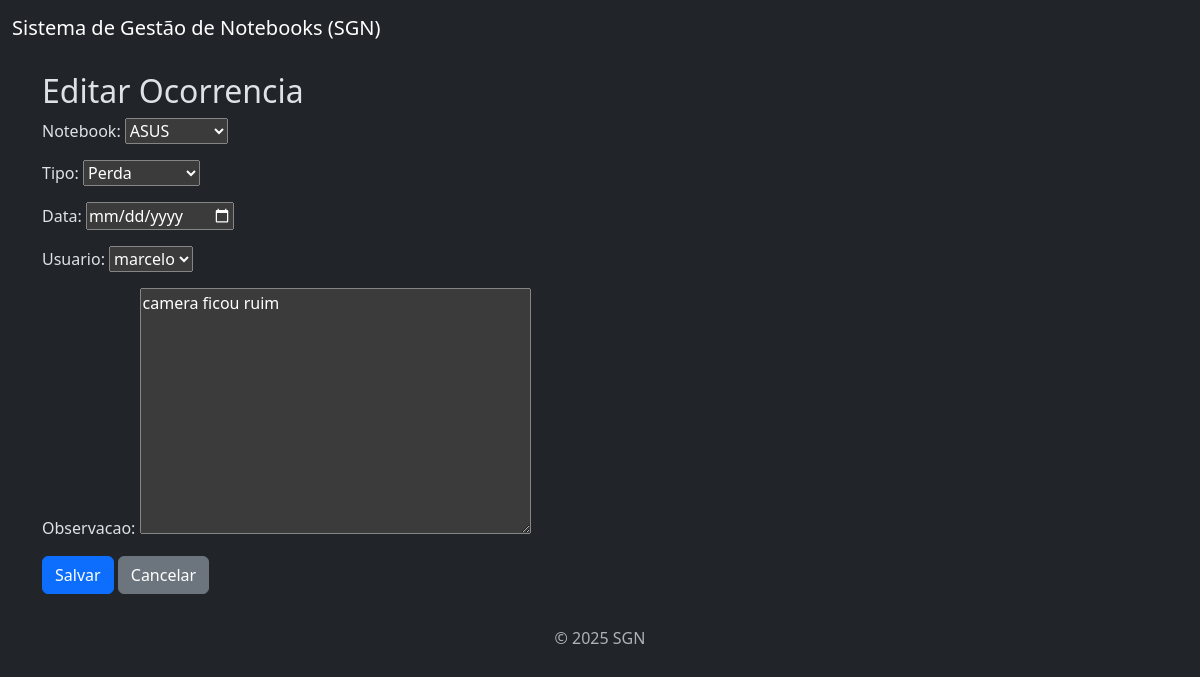
The page /ocorrencia/ocorrencia/4/editar/ on the database as committed earlier.
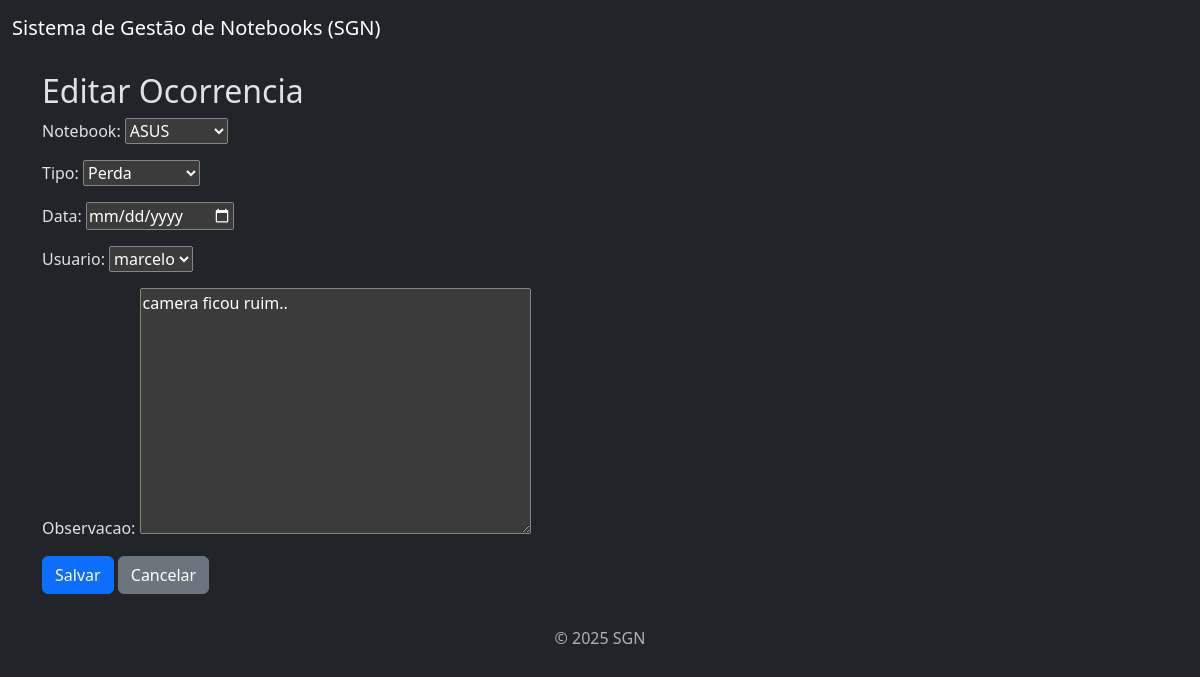
The same page on the database as committed later.
### ocorrencia/models.py (models this page shows, shortened)
class Ocorrencia(models.Model):
    notebook = models.ForeignKey(Notebook, on_delete=models.CASCADE, null=True, blank =True)  #ForeignKey = ligação com outra tabela
    tipo = models.CharField(max_length=50, choices=[
        ('manutenção','Manutenção'),
        ('perda', 'Perda'),
        ('defeito', 'Defeito'),
        ('outro', 'Outro'),
    ])
    usuario = models.ForeignKey(Usuario, on_delete=models.CASCADE, null=True, blank=True)  # ligação do campo usuario dentro de ocorrencia
    data = models.DateTimeField(null=True, blank=True)  #preenche automaticamente com o momento em que a ocorrência for criada
    observacao = models.TextField()

### ocorrencia/views.py (the view)
# urls.py: path('ocorrencia/<int:pk>/editar/', views.editar_ocorrencia, name='editar_ocorrencia'),
def editar_ocorrencia(request, pk):
    ocorrencia = get_object_or_404(Ocorrencia, pk=pk)
    if request.method == 'POST':
        form = OcorrenciaForm(request.POST, instance=ocorrencia)
        if form.is_valid():
            form.save()
            return redirect('lista_ocorrencia')
    else:
        form = OcorrenciaForm(instance=ocorrencia)
    return render(request, 'ocorrencia/form.html', {'form': form})

### ocorrencia/forms.py
class OcorrenciaForm(forms.ModelForm):
    class Meta:
        model = Ocorrencia
        fields = ['notebook','tipo','data','usuario','observacao']
        widgets = {
            'data': forms.DateInput(attrs={'type': 'date'}),  # aparece o caléndario
        }

### modelo/models.py (called while the page is built)
    def __str__(self):
        return self.modelo

### notebook/models.py (called while the page is built)
    def __str__(self):
        return str(self.modelo)

### user/models.py (called while the page is built)
    def __str__(self):
        return self.nome

### ocorrencia/templates/ocorrencia/form.html (shortened to what this page needs)
{% extends "base.html" %}
{% block content %}
  <h2>{% if form.instance.pk %}Editar Ocorrencia{% else %}Criar Ocorrencia{% endif %}</h2>
  <form method="post" novalidate>
    {{ form.as_p }}
    <button type="submit" class="btn btn-primary">Salvar</button>
    <a href="{% url 'lista_ocorrencia' %}" class="btn btn-secondary">Cancelar</a>
  </form>
{% endblock %}

Rows that differ between the two databases and show on the page:
changed Ocorrencia "ASUS": observacao "camera ficou ruim" → "camera ficou ruim.."
